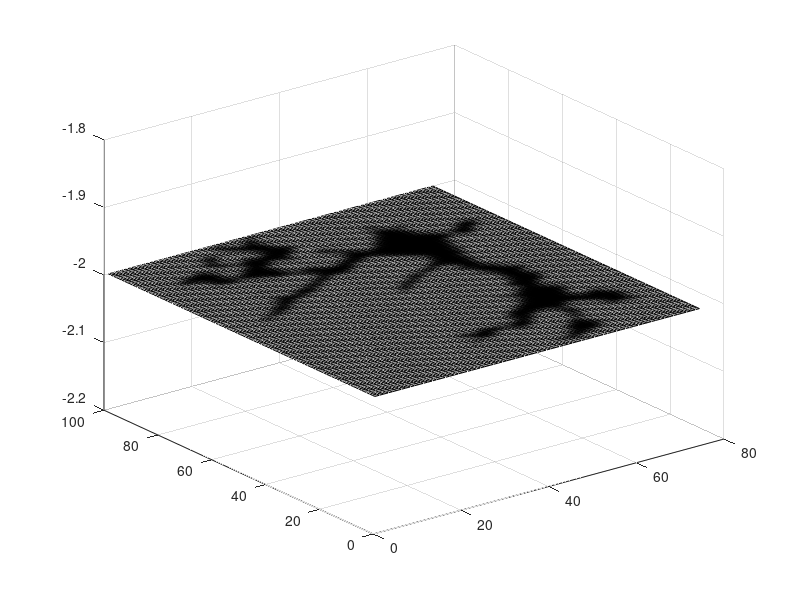

Recreate this plot in MATLAB. (Note: this script raises an error after producing the figure.)
close all;
clear all;

% [datOrg1,maxImg1] = io.readTiffSeq('D:\AVG_ExVivoSuppRaw (1).tif');
load('mask.mat');
load('Example_dat.mat');
T0 = 30;
[H0,W0] = size(mask);
% im(im>1) = 1;
im(~mask) = 0.3;
im(mask) = 1;
im = imgaussfilt(im,1);
datSel = repmat(im,1,1,T0);
% [H0,W0,T0] = size(datSel);
% sigmaX = 3;
% 
% curve1 = exp(-(1:30-8).^2/2/sigma^2);
% 
%% Synthetic data
% [X,Y,Z]=meshgrid(1:W0,1:H0,1:T0);
% sigma = 4;
% signal = exp(-((Y-50).^2/4+(X-25).^2/4+(Z-25).^2)/2/sigma^2);
% datSel = datSel+signal;
% 
% sigma = 1;
% signal = exp(-((Y-50).^2+(X-35).^2/4+(Z-25).^2)/2/sigma^2);
% datSel = max(datSel,signal);
% 
% sigma = 4;
% signal2 = zeros(size(datSel));
% [X,Y]=meshgrid(1:W0,1:H0);
% line1 = [65:-2.5:55;25*ones(1,5);7:11]';
% line2 = [35:2.5:45;25*ones(1,5);7:11]';
% for t = 1:T0
%     if(t<7)
%         center1 = line1(1,:);
%         center2 = line2(1,:);
%     elseif(t>11)
%         center1 = line1(end,:);
%         center2 = line2(end,:);
%     else
%         center1 = line1(t-6,:);
%         center2 = line2(t-6,:);
%     end
%     signal2(:,:,t) = signal2(:,:,t) + exp(-((Y-center1(1)).^2/4+(X-center1(2)).^2/4+(t-center1(3)).^2)/2/sigma^2);
%     signal2(:,:,t) = max(signal2(:,:,t),exp(-((Y-center2(1)).^2/4+(X-center2(2)).^2/4+(t-center2(3)).^2)/2/sigma^2));
% end
% 
% datSel = datSel+signal2;
% datSel = datSel*1/max(datSel(:));
% 
% msk = single(datSel>0.2);

%% Draw
f = figure;
axRaw = axes(f);
datSel = flipud(datSel);
% datSel = fliplr(datSel);
for ii=1:T0
    % raw data and events
    img0 = 1-datSel(:,:,ii);
%     msk0 = ones(H0,W0);
%     msk0 = msk(:,:,ii);
%     Lx = cat(3,(msk0==2)+(msk0==3),0.5*(msk0==3),msk0==1);
%     imgx = img0+Lx*1;
%     imgx = img0+ones(H0,W0,3)*0.5;
%     alphaMap = (msk0>0)*0.5+0.05;
    
    imgx = cat(3,img0,img0,img0);
    alphaMap = ones(H0,W0)*0.2;
    %%
    [gX,gY,gZ] = meshgrid(1:W0,1:H0,-ii*2);
    s = surf(axRaw,gX,gY,gZ,imgx);hold on
    s.AlphaData = alphaMap;
    s.AlphaDataMapping = 'none';
    s.FaceAlpha = 'flat';
    s.EdgeColor = 'none'; 
end

pbaspect([W0 H0 W0*5])
axRaw.CameraUpVector = [0 1 0];
campos([1158,596 100]);
axis off